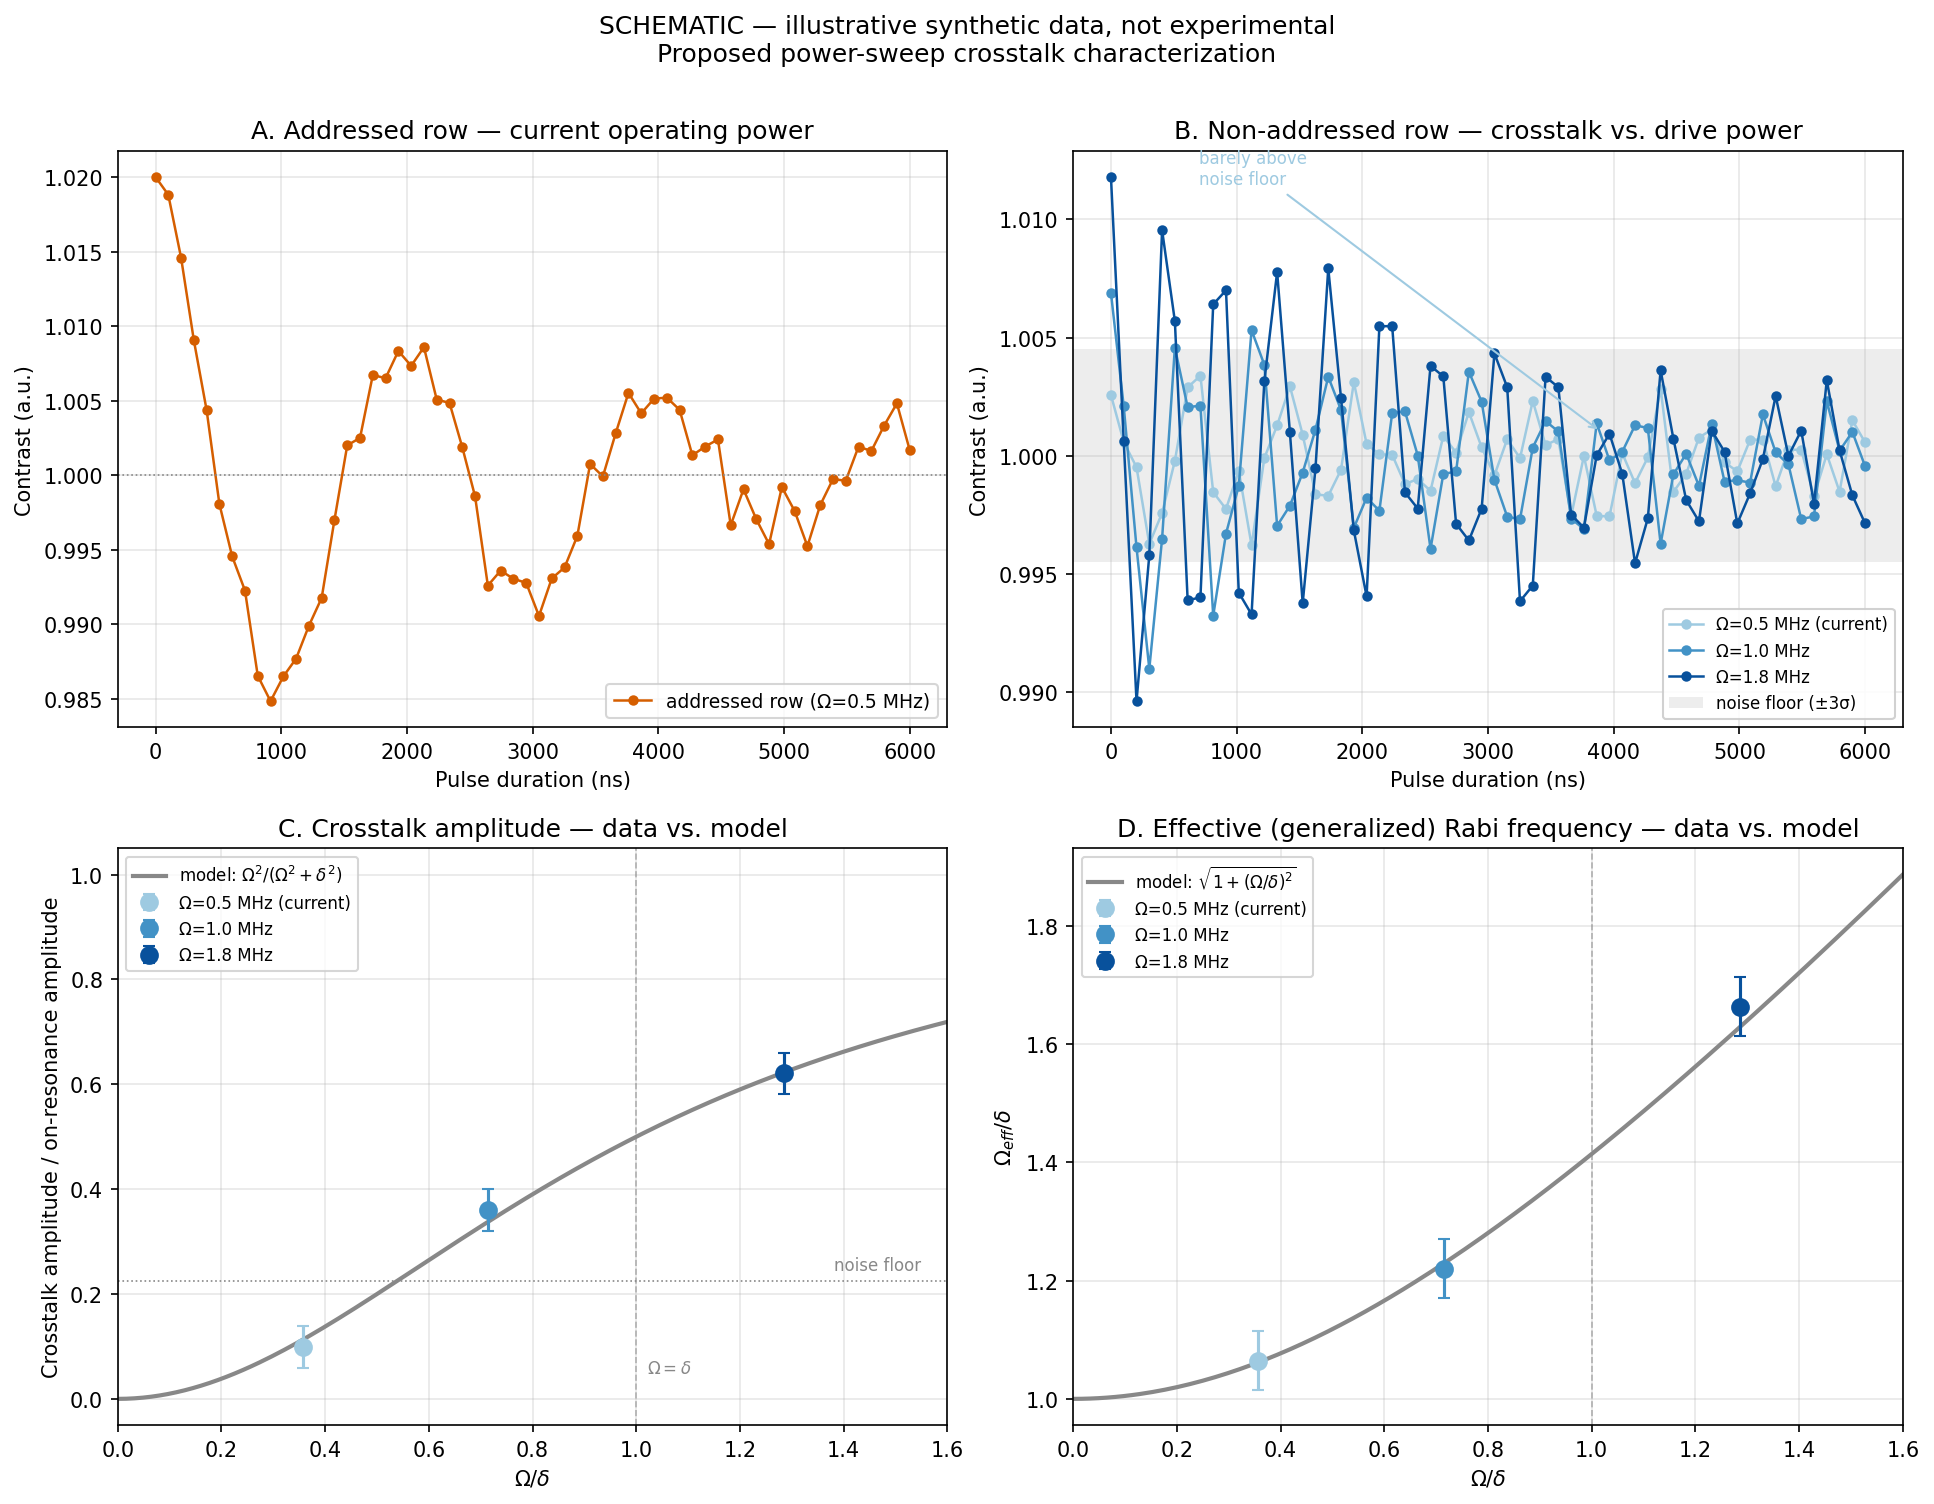

This figure's Python source:
"""
SCHEMATIC MOCKUP — illustrative synthetic data only, not experimental.

Illustrates the proposed power-sweep crosstalk-characterization figure:
  A) addressed-row Rabi oscillation at the current (low) drive power
  B) non-addressed-row ("crosstalk") oscillation at several drive powers,
     showing the low-power case sitting near the noise floor
  C) crosstalk amplitude vs Omega/delta, data vs the Omega^2/(Omega^2+delta^2) model
  D) effective (generalized) Rabi frequency vs Omega/delta, data vs sqrt(1+x^2) model
"""
from pathlib import Path

import numpy as np
import matplotlib.pyplot as plt

rng = np.random.default_rng(7)

# ---- fixed physical parameters (illustrative, matching the real dataset's scale) ----
delta_mhz = 1.4          # row-to-row gradient splitting
omega_list = [0.5, 1.0, 1.8]   # drive Rabi frequencies to compare (MHz); 0.5 = current low-power run
power_labels = ['0.5 MHz (current)', '1.0 MHz', '1.8 MHz']
power_colors = ['#9ECAE1', '#4292C6', '#08519C']   # sequential Blues ramp (ordered by power)
accent_color = '#D55E00'   # addressed-row / on-resonance series (Okabe-Ito vermillion)
model_color = '#888888'
noise_std = 0.0015
noise_floor = 3 * noise_std

decay_ns = 3000.0
t_vec = np.linspace(0, 6000, 60)


def damped_cosine(t, amp, freq_mhz, decay):
    return 1.0 + amp * np.cos(2 * np.pi * freq_mhz * 1e-3 * t) * np.exp(-t / decay)


def amp_fraction(x):
    # crosstalk amplitude relative to on-resonance amplitude
    return x**2 / (1 + x**2)


def freq_ratio(x):
    # Omega_eff / delta
    return np.sqrt(1 + x**2)


amp_addressed = 0.020  # on-resonance oscillation depth (a.u.)

fig, axes = plt.subplots(2, 2, figsize=(13, 10))

# ---------------------------------------------------------------------------
# Panel A: addressed row, on resonance, at the current operating power
# ---------------------------------------------------------------------------
ax = axes[0, 0]
omega0 = omega_list[0]
y = damped_cosine(t_vec, amp_addressed, omega0, decay_ns) + rng.normal(0, noise_std, t_vec.size)
ax.plot(t_vec, y, 'o-', ms=4, lw=1.2, color=accent_color, label=f'addressed row (Ω={omega0} MHz)')
ax.axhline(1.0, color=model_color, lw=0.8, ls=':')
ax.set_title('A. Addressed row — current operating power')
ax.set_xlabel('Pulse duration (ns)')
ax.set_ylabel('Contrast (a.u.)')
ax.grid(True, alpha=0.3)
ax.legend(fontsize=9, loc='lower right')

# ---------------------------------------------------------------------------
# Panel B: non-addressed (neighboring) row at increasing drive power
# ---------------------------------------------------------------------------
ax = axes[0, 1]
for omega, color, label in zip(omega_list, power_colors, power_labels):
    f_eff = np.sqrt(omega**2 + delta_mhz**2)
    amp = amp_addressed * amp_fraction(omega / delta_mhz)
    y = damped_cosine(t_vec, amp, f_eff, decay_ns) + rng.normal(0, noise_std, t_vec.size)
    ax.plot(t_vec, y, 'o-', ms=4, lw=1.2, color=color, label=f'Ω={label}')

ax.axhspan(1 - noise_floor, 1 + noise_floor, color=model_color, alpha=0.15, lw=0,
           label='noise floor (±3σ)')
ax.annotate('barely above\nnoise floor', xy=(3900, 1.001), xytext=(700, 1.0115),
            fontsize=8, color=power_colors[0],
            arrowprops=dict(arrowstyle='->', color=power_colors[0], lw=1))
ax.set_title('B. Non-addressed row — crosstalk vs. drive power')
ax.set_xlabel('Pulse duration (ns)')
ax.set_ylabel('Contrast (a.u.)')
ax.grid(True, alpha=0.3)
ax.legend(fontsize=8, loc='lower right', framealpha=0.9)

# ---------------------------------------------------------------------------
# Panel C: crosstalk amplitude vs Omega/delta
# ---------------------------------------------------------------------------
ax = axes[1, 0]
x_curve = np.linspace(0, 1.6, 200)
ax.plot(x_curve, amp_fraction(x_curve), '-', lw=2, color=model_color,
         label=r'model: $\Omega^2/(\Omega^2+\delta^2)$')
ax.axhline(noise_floor / amp_addressed, color=model_color, lw=0.8, ls=':')
ax.text(1.55, noise_floor / amp_addressed + 0.02, 'noise floor', fontsize=8,
        color=model_color, ha='right')
ax.axvline(1.0, color=model_color, lw=0.8, ls='--', alpha=0.6)
ax.text(1.02, 0.05, r'$\Omega=\delta$', fontsize=8, color=model_color)

for omega, color, label in zip(omega_list, power_colors, power_labels):
    x = omega / delta_mhz
    y_true = amp_fraction(x)
    y_meas = y_true + rng.normal(0, 0.03)
    yerr = 0.04
    ax.errorbar(x, y_meas, yerr=yerr, fmt='o', ms=8, color=color, ecolor=color,
                capsize=3, label=f'Ω={label}')

ax.set_xlim(0, 1.6)
ax.set_ylim(-0.05, 1.05)
ax.set_title('C. Crosstalk amplitude — data vs. model')
ax.set_xlabel(r'$\Omega/\delta$')
ax.set_ylabel('Crosstalk amplitude / on-resonance amplitude')
ax.grid(True, alpha=0.3)
ax.legend(fontsize=8, loc='upper left')

# ---------------------------------------------------------------------------
# Panel D: effective Rabi frequency vs Omega/delta
# ---------------------------------------------------------------------------
ax = axes[1, 1]
ax.plot(x_curve, freq_ratio(x_curve), '-', lw=2, color=model_color,
         label=r'model: $\sqrt{1+(\Omega/\delta)^2}$')
ax.axvline(1.0, color=model_color, lw=0.8, ls='--', alpha=0.6)

for omega, color, label in zip(omega_list, power_colors, power_labels):
    x = omega / delta_mhz
    y_true = freq_ratio(x)
    y_meas = y_true + rng.normal(0, 0.03)
    yerr = 0.05
    ax.errorbar(x, y_meas, yerr=yerr, fmt='o', ms=8, color=color, ecolor=color,
                capsize=3, label=f'Ω={label}')

ax.set_xlim(0, 1.6)
ax.set_title('D. Effective (generalized) Rabi frequency — data vs. model')
ax.set_xlabel(r'$\Omega/\delta$')
ax.set_ylabel(r'$\Omega_{eff}/\delta$')
ax.grid(True, alpha=0.3)
ax.legend(fontsize=8, loc='upper left')

fig.suptitle('SCHEMATIC — illustrative synthetic data, not experimental\n'
             'Proposed power-sweep crosstalk characterization', fontsize=12, y=1.00)
fig.tight_layout()
out_path = Path(__file__).parent / 'crosstalk_power_sweep_mockup.png'
fig.savefig(out_path, dpi=150, bbox_inches='tight')
print(f'saved to {out_path}')
